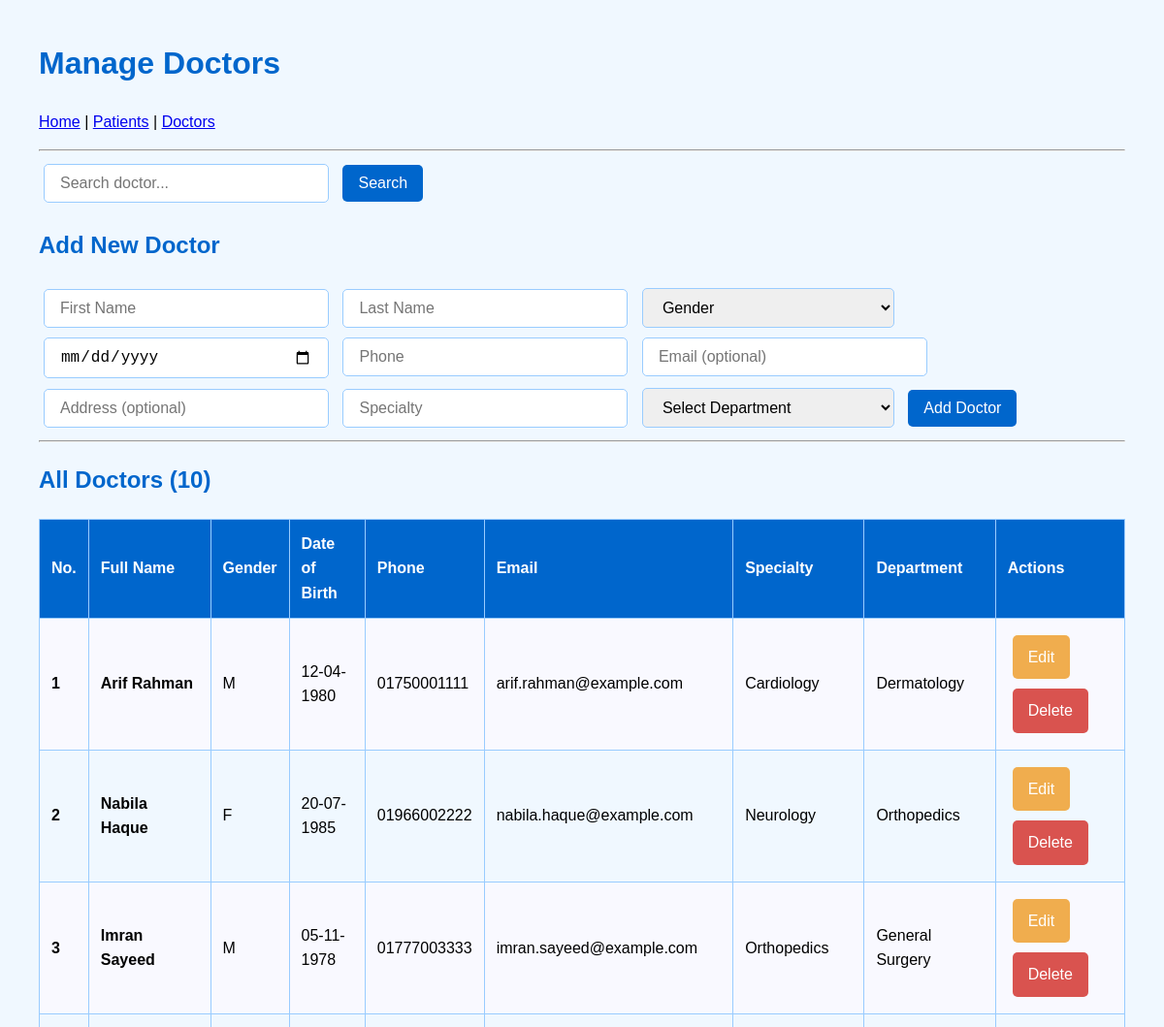
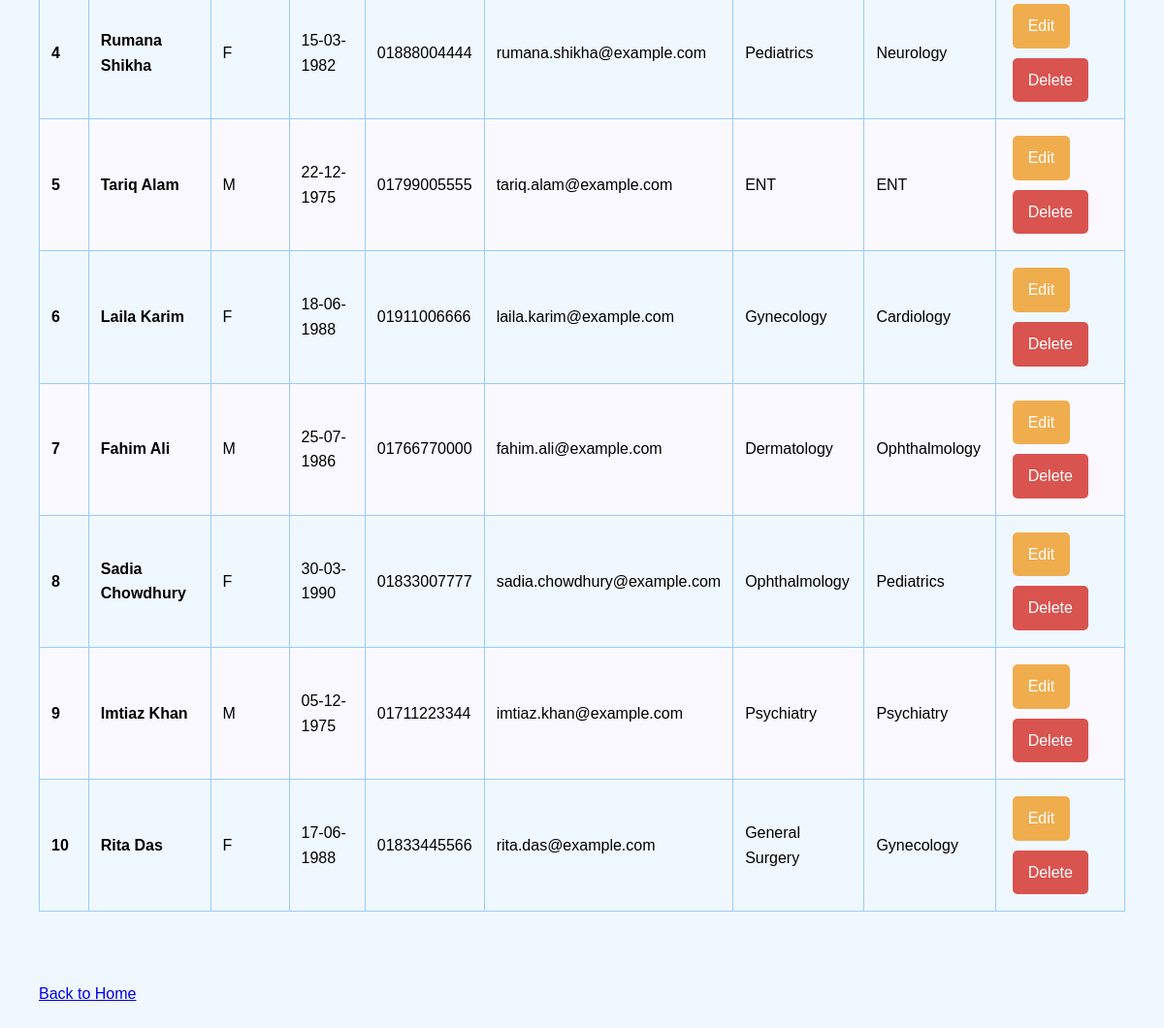
Screenshot of /hms/doctors.php with the database file from the repository (2 pictures, top to bottom).
### tables this page shows
CREATE TABLE `doctor` (
  `doctor_id` int(11) NOT NULL,
  `first_name` varchar(20) NOT NULL,
  `last_name` varchar(20) NOT NULL,
  `gender` enum('M','F','Other') NOT NULL,
  `dob` date NOT NULL,
  `phone` varchar(15) DEFAULT NULL,
  `email` varchar(30) DEFAULT NULL,
  `address` varchar(50) DEFAULT NULL,
  `specialty` varchar(20) NOT NULL,
  `department_id` int(11) DEFAULT NULL
);

CREATE TABLE `department` (
  `department_id` int(11) NOT NULL,
  `department_name` varchar(20) NOT NULL,
  `location` varchar(50) DEFAULT NULL
);

### hms/doctors.php (the view, shortened to what this page needs)
<?php
require 'db.php';
$edit_mode = false;
$edit_doctor = null;
$search = isset($_GET['search']) ? trim($_GET['search']) : "";
$sql = "SELECT d.*, dep.department_name
        FROM doctor d
        LEFT JOIN department dep ON d.department_id = dep.department_id
        WHERE d.first_name LIKE ?
           OR d.last_name LIKE ?
           OR d.phone LIKE ?
           OR d.email LIKE ?
           OR d.specialty LIKE ?
        ORDER BY d.doctor_id ASC";
$stmt = $pdo->prepare($sql);
$stmt->execute(["%$search%","%$search%","%$search%","%$search%","%$search%"]);
$doctors = $stmt->fetchAll();
?>
<!DOCTYPE html>
<html>
<head>
</head>
<body>
<h1>Manage Doctors</h1>
<p>
    <a href="index.php">Home</a> |
    <a href="patients.php">Patients</a> |
    <a href="doctors.php">Doctors</a>
</p>
<hr>
<form method="GET">
    <input type="text" name="search" placeholder="Search doctor..."
           value="<?=htmlspecialchars($search)?>" size="50">
    <button type="submit">Search</button>
</form>
<h2><?= $edit_mode ? "Edit Doctor" : "Add New Doctor" ?></h2>
<form method="POST">
    <input name="first_name" placeholder="First Name" value="<?= $edit_mode?htmlspecialchars($edit_doctor['first_name']):'' ?>" required>
    <input name="last_name"  placeholder="Last Name"  value="<?= $edit_mode?htmlspecialchars($edit_doctor['last_name']):'' ?>" required>
    <select name="gender" required>
        <option value="">Gender</option>
    </select>
    <input type="date" name="dob" value="<?= $edit_mode?$edit_doctor['dob']:'' ?>" required>
    <input name="phone" placeholder="Phone" value="<?= $edit_mode?$edit_doctor['phone']:'' ?>" required>
    <input type="email" name="email" placeholder="Email (optional)" value="<?= $edit_mode?$edit_doctor['email']:'' ?>">
    <input name="address" placeholder="Address (optional)" value="<?= $edit_mode?$edit_doctor['address']:'' ?>">
    <input name="specialty" placeholder="Specialty" value="<?= $edit_mode?$edit_doctor['specialty']:'' ?>" required>
    <select name="department_id" required>
        <option value="">Select Department</option>
    </select>
    <?php if($edit_mode): ?>
        <input type="hidden" name="id" value="<?= $edit_doctor['doctor_id'] ?>">
        <button type="submit" name="update">Update Doctor</button>
        <a href="doctors.php<?= $search?'?search='.urlencode($search):'' ?>" class="btn cancel-btn">Cancel</a>
    <?php else: ?>
        <button type="submit" name="add">Add Doctor</button>
    <?php endif; ?>
</form>
<hr>
<h2>All Doctors (<?= count($doctors) ?>)</h2>
<?php if(empty($doctors)): ?>
    <p>No doctors found.</p>
<?php else: ?>
    <table>
        <tr>
            <th>No.</th>
            <th>Full Name</th>
            <th>Gender</th>
            <th>Date of Birth</th>
            <th>Phone</th>
            <th>Email</th>
            <th>Specialty</th>
            <th>Department</th>
            <th>Actions</th>
        </tr>
        <?php $serial = 1; foreach($doctors as $d): ?>
        <tr>
            <td><strong><?= $serial++ ?></strong></td>
            <td><strong><?= htmlspecialchars($d['first_name'].' '.$d['last_name']) ?></strong></td>
            <td><?= $d['gender'] ?></td>
            <td><?= date('d-m-Y', strtotime($d['dob'])) ?></td>
            <td><?= htmlspecialchars($d['phone']) ?></td>
            <td><?= htmlspecialchars($d['email'] ?? '') ?></td>
            <td><?= htmlspecialchars($d['specialty']) ?></td>
            <td><?= htmlspecialchars($d['department_name'] ?? '—') ?></td>
            <td>
                <a href="?edit=<?= $d['doctor_id'] ?>&search=<?= urlencode($search) ?>" class="btn edit-btn">Edit</a>
                <a href="?delete=<?= $d['doctor_id'] ?>&search=<?= urlencode($search) ?>"
                   onclick="return confirm('Delete Dr. <?= addslashes($d['first_name'].' '.$d['last_name']) ?> forever?')"
                   class="btn delete-btn">Delete</a>
            </td>
        </tr>
        <?php endforeach; ?>
    </table>
<?php endif; ?>
<br><br>
<a href="index.php">Back to Home</a>
</body>
</html>

### hms/doctors.php (style rules this page uses)
body { font-family: Arial;background: #f0f8ff;margin: 40px;line-height: 1.6; }
h1,h2 { color: #0066cc; }
input,select,button,.btn { padding:10px 16px;margin:5px;font-size:16px;border-radius:5px; }
input,select { border:1px solid #99ccff;width:260px; }
button,.btn { background:#0066cc;color:white;border:none;cursor:pointer;text-decoration:none;display:inline-block; }
.edit-btn { background:#f0ad4e; }
.delete-btn { background:#d9534f; }
table { width:100%;border-collapse:collapse;margin:20px 0; }
th,td { border:1px solid #99ccff;padding:12px;text-align:left; }
th { background:#0066cc;color:white; }
tr:nth-child(even) { background:#f9f9ff; }

### rows the page displays
doctor: first_name+last_name "Arif Rahman", gender "M", dob "12-04-1980", phone "01750001111", email "arif.rahman@example.com", specialty "Cardiology", department.department_name "Dermatology"
doctor: first_name+last_name "Nabila Haque", gender "F", dob "20-07-1985", phone "01966002222", email "nabila.haque@example.com", specialty "Neurology", department.department_name "Orthopedics"
doctor: first_name+last_name "Imran Sayeed", gender "M", dob "05-11-1978", phone "01777003333", email "imran.sayeed@example.com", specialty "Orthopedics", department.department_name "General Surgery"
doctor: first_name+last_name "Rumana Shikha", gender "F", dob "15-03-1982", phone "01888004444", email "rumana.shikha@example.com", specialty "Pediatrics", department.department_name "Neurology"
doctor: first_name+last_name "Tariq Alam", gender "M", dob "22-12-1975", phone "01799005555", email "tariq.alam@example.com", specialty "ENT", department.department_name "ENT"
doctor: first_name+last_name "Laila Karim", gender "F", dob "18-06-1988", phone "01911006666", email "laila.karim@example.com", specialty "Gynecology", department.department_name "Cardiology"
doctor: first_name+last_name "Fahim Ali", gender "M", dob "25-07-1986", phone "01766770000", email "fahim.ali@example.com", specialty "Dermatology", department.department_name "Ophthalmology"
doctor: first_name+last_name "Sadia Chowdhury", gender "F", dob "30-03-1990", phone "01833007777", email "sadia.chowdhury@example.com", specialty "Ophthalmology", department.department_name "Pediatrics"
doctor: first_name+last_name "Imtiaz Khan", gender "M", dob "05-12-1975", phone "01711223344", email "imtiaz.khan@example.com", specialty "Psychiatry", department.department_name "Psychiatry"
doctor: first_name+last_name "Rita Das", gender "F", dob "17-06-1988", phone "01833445566", email "rita.das@example.com", specialty "General Surgery", department.department_name "Gynecology"

### other values shown
count($doctors) "10"
